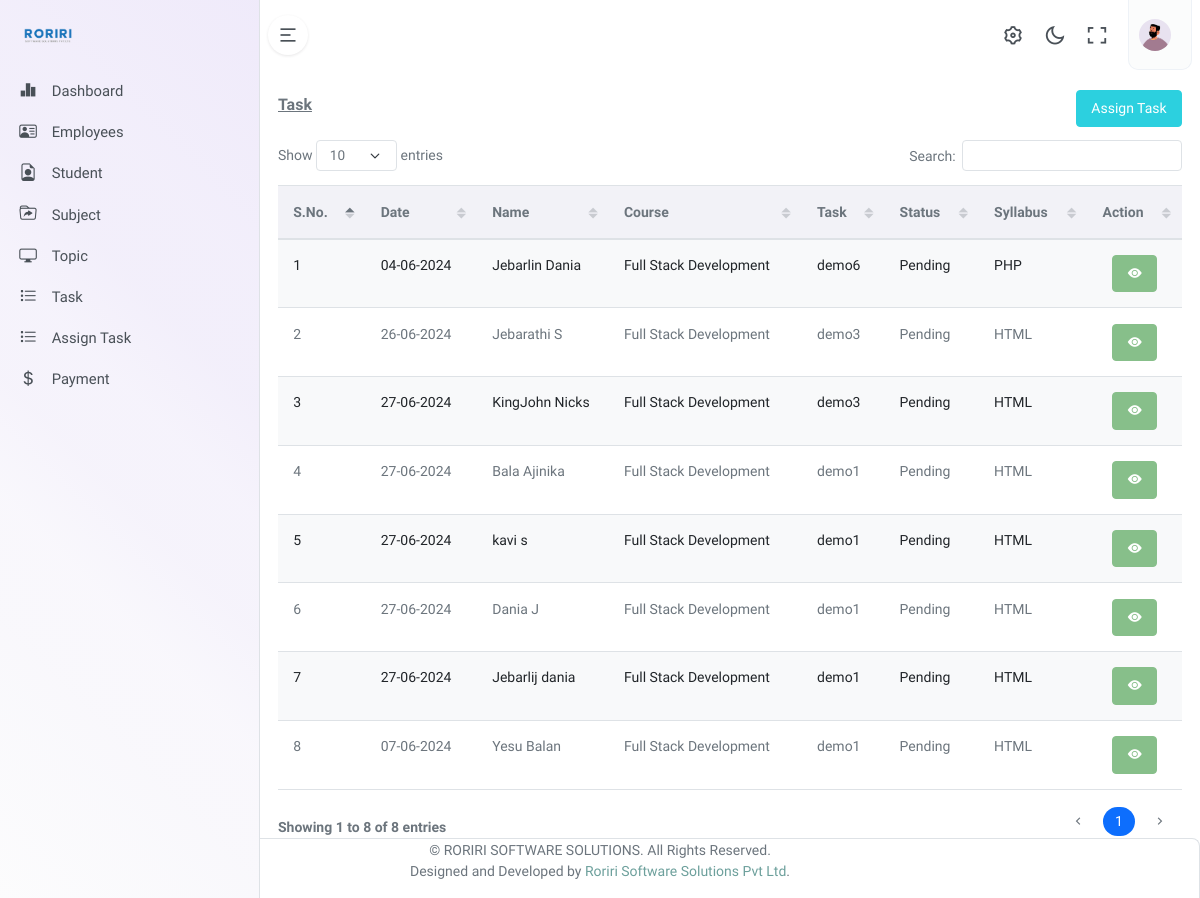
/task.php, run on the app's committed database.
### tables this page shows
CREATE TABLE `task_detail` (
  `task_id` int(11) NOT NULL,
  `student_id` int(11) NOT NULL,
  `task_detail` longtext NOT NULL,
  `created_at` date NOT NULL DEFAULT current_timestamp(),
  `update_at` timestamp NOT NULL DEFAULT current_timestamp()
);

CREATE TABLE `student_tbl` (
  `stu_id` int(11) NOT NULL,
  `user_id` int(11) DEFAULT NULL,
  `entity_id` int(11) NOT NULL,
  `course_id` int(11) NOT NULL,
  `course_month` int(11) NOT NULL,
  `first_name` varchar(50) NOT NULL,
  `last_name` varchar(50) NOT NULL,
  `stu_gender` enum('Male','Female','Other') NOT NULL,
  `stu_aadhar` varchar(50) NOT NULL,
  `stu_marksheet` varchar(50) NOT NULL,
  `stu_qrcode` varchar(50) NOT NULL,
  `stu_blood_group` varchar(10) NOT NULL,
  `stu_cast` varchar(20) NOT NULL,
  `stu_religion` varchar(20) NOT NULL,
  `stu_mother_tongue` varchar(50) NOT NULL,
  `stu_native` varchar(50) NOT NULL,
  `stu_image` varchar(50) NOT NULL,
  `registration_date` date NOT NULL,
  `stu_status` enum('Active','Inactive') NOT NULL DEFAULT 'Active',
  `stu_created_date` datetime NOT NULL DEFAULT current_timestamp(),
  `stu_updated_date` timestamp NOT NULL DEFAULT current_timestamp() ON UPDATE current_timestamp(),
  `client_id` int(11) NOT NULL
);

CREATE TABLE `course_tbl` (
  `course_id` int(11) NOT NULL,
  `entity_id` int(11) NOT NULL,
  `course_name` varchar(50) NOT NULL,
  `course_fees_3` int(11) NOT NULL,
  `course_fees_6` int(11) NOT NULL,
  `course_fees_12` int(11) NOT NULL,
  `course_status` enum('Active','Inactive') NOT NULL DEFAULT 'Active',
  `course_created_date` datetime NOT NULL
);

CREATE TABLE `task_tbl` (
  `task_id` int(11) NOT NULL,
  `course_id` int(11) NOT NULL,
  `syllabus_id` int(11) NOT NULL,
  `task_name` longtext NOT NULL,
  `task_status` enum('Active','Inactive') NOT NULL DEFAULT 'Active',
  `task_created_date` datetime NOT NULL DEFAULT current_timestamp()
);

CREATE TABLE `syllabus_tbl` (
  `syllabus_id` int(11) NOT NULL,
  `entity_id` int(11) NOT NULL,
  `course_id` int(11) NOT NULL,
  `syllabus_name` varchar(50) NOT NULL,
  `syllabus_created_date` datetime NOT NULL DEFAULT current_timestamp(),
  `syllabus_updated_date` timestamp NOT NULL DEFAULT current_timestamp() ON UPDATE current_timestamp(),
  `syllabus_status` enum('Active','Inactive') NOT NULL DEFAULT 'Active'
);

### class.php (called while the page is built, shortened)
<?php
function getsyllabusName($syllabusId) {
    global $conn;
    $syllabusId = mysqli_real_escape_string($conn, $syllabusId);
    $query = "SELECT `syllabus_name` FROM `syllabus_tbl` WHERE syllabus_id ='$syllabusId';";
    $result = $conn->query($query);
    if ($result) {
        $row = $result->fetch_assoc();
        if ($row) {
            return $row['syllabus_name'];
        } else {
            return "Syllabus not found";
        }
    } else {
        return "Query failed: " . $conn->error;
    }
}
  function gettaskName($taskId) {
    global $conn;
    $taskId = mysqli_real_escape_string($conn, $taskId);
    $task_query = "SELECT * FROM `task_tbl` WHERE task_id ='$taskId';";
    $task_result = $conn->query($task_query);
    if ($task_result) {
        $task_row = $task_result->fetch_assoc();
        if ($task_row) {
            return $task_row['task_name'];
        } else {
            return "Task not found";
        }
    } else {
        return "Query failed: " . $conn->error;
    }
}
  function getStudentName($studentId) {
    global $conn;
    $studentId = mysqli_real_escape_string($conn, $studentId);
    $student_query = "SELECT first_name,last_name FROM `student_tbl` WHERE stu_id ='$studentId' AND entity_id=3;";
    $student_result = $conn->query($student_query);
    if ($student_result) {
        $student_row = $student_result->fetch_assoc();
        if ($student_row) {
            $first_name = $student_row['first_name'];
            $last_name =$student_row['last_name'];
            $name =$first_name ." ".$last_name ;
            return $name;
        } else {
            return "Student not found";
        }
    } else {
        return "Query failed: " . $conn->error;
    }
}
  function getCourseName($courseId) {
    global $conn;
    $courseId = mysqli_real_escape_string($conn, $courseId);
    $course_query = "SELECT `course_name` FROM `course_tbl` WHERE course_id ='$courseId' AND entity_id=3";
    $course_result = $conn->query($course_query);
    if ($course_result) {
        $course_row = $course_result->fetch_assoc();
        if ($course_row) {
            return $course_row['course_name'];
        } else {
            return "Course not found";
        }
    } else {
        return "Query failed: " . $conn->error;
    }
}
?>

### task.php (the view, shortened to what this page needs)
<?php
    include("db/dbConnection.php");
    $selQuery = "SELECT a.*, b.*
FROM task_detail AS a
LEFT JOIN student_tbl AS b ON a.student_id = b.stu_id
WHERE b.stu_status = 'Active'
  AND b.entity_id = 3";
    $resQuery = mysqli_query($conn , $selQuery);
    $printedStudents = [];
?>
<!DOCTYPE html>
<html lang="en">
<?php include("head.php"); ?>
<body>
    <div class="wrapper">
        <?php include("top.php") ?>
        <div class="leftside-menu">
        <?php include("left.php"); ?>
        </div>
        <div class="content-page">
            <div class="content">
                <div class="container-fluid" id="StuContent">
                    <div class="row">
                        <div class="col-12">
                            <div class="bg-flower-2">
                                <img src="assets/images/flowers/img-1.png">
                            </div>
                            <div class="page-title-box">
                                <div class="page-title-right">
                                    <div class="d-flex flex-wrap gap-2">
                                        <button type="button" id="assignTaskBtnForm" class="btn btn-info" data-bs-toggle="modal" data-bs-target="#assignModal">
                                             Assign Task
                                        </button>
                                    </div>
                                </div>
                                <h4 class="page-title">Task</h4>
                            </div>
                        </div>
             <?php include("assignTask.php"); ?>
             <?php include("class.php"); ?>
             <table id="scroll-horizontal-datatable" class="table table-striped w-100 nowrap">
    <thead>
        <tr class="bg-light">
            <th scope="col-1">S.No.</th>
            <th scope="col">Date</th>
            <th scope="col-1">Name</th>
            <th scope="col">Course</th>
            <th scope="col">Task</th>
            <th scope="col">Status</th>
            <th scope="col">Syllabus</th>
            <th scope="col">Action</th>
        </tr>
    </thead>
    <tbody>
        <?php
        $serialNumber = 1;
        while ($row = mysqli_fetch_assoc($resQuery)):
            $student_id = $row['student_id'];
            if (in_array($student_id, $printedStudents)) {
                continue;
            }
            $jsonData = $row['task_detail'];
            $tasks = json_decode($jsonData, true);
            foreach ($tasks as $task_id => $task) {
                $courseId = htmlspecialchars($task['course_id']);
                $syllabusId = htmlspecialchars($task['syllabus_id']);
                $taskNameId = htmlspecialchars($task['taskName_id']);
                $status = htmlspecialchars($task['status']);
                $start_date = htmlspecialchars($task['start_date']);
                $date_only = date('d-m-Y', strtotime($start_date));
                if ($status === 'Pending') {
                    $printedStudents[] = $student_id;
        ?>
        <tr>
            <td><?php echo $serialNumber; $serialNumber++; ?></td>
            <td id="start_date-<?php echo $task_id;?>"><?php echo $date_only; ?></td>
            <td id="stuName_<?php echo $task_id; ?>"><?php echo getStudentName($student_id); ?></td>
            <td id="courName_<?php echo $task_id; ?>"><?php echo getCourseName($courseId); ?></td>
            <td id="taskName_<?php echo $task_id; ?>"><?php echo getTaskName($taskNameId); ?></td>
            <td><?php echo $status; ?></td>
            <td id="syllName_<?php echo $task_id; ?>"><?php echo getSyllabusName($syllabusId); ?></td>
            <td style="text-align: center;">
                <button class="btn btn-circle btn-success text-white modalBtn" title="View" onclick="goViewAssignTask(<?php echo $student_id; ?>);"><i class="bi bi-eye-fill"></i></button>
            </td>
        </tr>
        <?php
                    break;
                }
            }
        endwhile;
        ?>
    </tbody>
</table>
                  </div>
                            </div>
                        </div>
                    </div>
            <?php include("footer.php") ?>
</body>
</html>

### head.php (shortened to what this page needs)
<head>
    <link href="assets/vendor/datatables.net-bs5/css/dataTables.bootstrap5.min.css" rel="stylesheet" type="text/css" />
    <link href="assets/vendor/datatables.net-responsive-bs5/css/responsive.bootstrap5.min.css" rel="stylesheet" type="text/css" />
    <link href="assets/vendor/datatables.net-fixedcolumns-bs5/css/fixedColumns.bootstrap5.min.css" rel="stylesheet" type="text/css" />
    <link href="assets/vendor/datatables.net-fixedheader-bs5/css/fixedHeader.bootstrap5.min.css" rel="stylesheet" type="text/css" />
    <link href="assets/vendor/datatables.net-buttons-bs5/css/buttons.bootstrap5.min.css" rel="stylesheet" type="text/css" />
    <link href="assets/vendor/datatables.net-select-bs5/css/select.bootstrap5.min.css" rel="stylesheet" type="text/css" />
    <link rel="stylesheet" href="https://cdn.jsdelivr.net/npm/sweetalert2@11/dist/sweetalert2.min.css">
    <link href="https://stackpath.bootstrapcdn.com/bootstrap/4.5.2/css/bootstrap.min.css" rel="stylesheet">
    <link href="https://stackpath.bootstrapcdn.com/bootstrap/5.1.3/css/bootstrap.min.css" rel="stylesheet">
    <link href="assets/css/app.min.css" rel="stylesheet" type="text/css" id="app-style" />
    <link href="assets/css/icons.min.css" rel="stylesheet" type="text/css" />
</head>

### top.php (shortened to what this page needs)
<div class="navbar-custom">
                <div class="topbar container-fluid">
                    <div class="d-flex align-items-center gap-lg-2 gap-1">
                        <button class="button-toggle-menu">
                            <i class="ri-menu-2-fill"></i>
                        </button>
                    </div>
                    <ul class="topbar-menu d-flex align-items-center gap-3">
                        <li class="d-none d-sm-inline-block">
                            <a class="nav-link" data-bs-toggle="offcanvas" href="#theme-settings-offcanvas">
                                <i class="ri-settings-3-line fs-22"></i>
                            </a>
                        </li>
                        <li class="d-none d-sm-inline-block">
                            <div class="nav-link" id="light-dark-mode">
                                <i class="ri-moon-line fs-22"></i>
                            </div>
                        </li>
                        <li class="d-none d-md-inline-block">
                            <a class="nav-link" href="" data-toggle="fullscreen">
                                <i class="ri-fullscreen-line fs-22"></i>
                            </a>
                        </li>
                        <li class="dropdown">
                            <a class="nav-link dropdown-toggle arrow-none nav-user px-2" data-bs-toggle="dropdown" href="#" role="button" aria-haspopup="false" aria-expanded="false">
                                <span class="account-user-avatar">
                                    <img src="assets/images/users/avatar-1.jpg" alt="user-image" width="32" class="rounded-circle">
                                </span>
                            </a>
                        </li>
                    </ul>
                </div>
            </div>

### left.php (shortened to what this page needs)
                <a href="index.html" class="logo logo-dark">
                    <span class="logo-lg">
                        <img src="assets/images/logo-dark.png" alt="dark logo">
                    </span>
                </a>
                <div class="h-100" id="leftside-menu-container" data-simplebar>
                    <ul class="side-nav">
<li class="side-nav-item">
    <a href="index.php" class="side-nav-link">
        <i class="ri-bar-chart-2-fill"></i>
        <span> Dashboard</span>
    </a>
</li>
<li class="side-nav-item">
    <a href="employee.php" class="side-nav-link">
        <i class="bi bi-person-vcard"></i>
        <span> Employees </span>
    </a>
</li>
<li class="side-nav-item">
    <a href="student.php" class="side-nav-link">
    <i class="bi bi-file-earmark-person"></i>
        <span> Student </span>
    </a>
</li>
<li class="side-nav-item">
    <a href="syllabus.php" class="side-nav-link">
    <i class="bi bi-folder-symlink"></i>
        <span> Subject  </span>
    </a>
</li>
<li class="side-nav-item">
    <a href="topic.php" class="side-nav-link">
    <i class="bi bi-display"></i>
        <span> Topic  </span>
    </a>
</li>
<li class="side-nav-item">
    <a href="newTask.php" class="side-nav-link">
    <i class="bi bi-list-task"></i>
        <span> Task  </span>
    </a>
</li>
<li class="side-nav-item">
    <a href="task.php" class="side-nav-link">
    <i class="bi bi-list-task"></i>
        <span> Assign Task  </span>
    </a>
</li>
<li class="side-nav-item">
    <a href="payment.php" class="side-nav-link">
        <i class="bi bi-currency-dollar"></i>
        <span> Payment </span>
    </a>
</li>
</ul>
                </div>

### assignTask.php (shortened to what this page needs)
</div>

### footer.php
<footer class="footer">
                    <div class="container-fluid">
                        <div class="row">
                            <div class="col-md-12">
                                <center>
                                <p>&copy; RORIRI SOFTWARE SOLUTIONS. All Rights Reserved. <br />Designed and Developed by <a href="#">Roriri Software Solutions Pvt Ltd</a>.</p>
                                </center>
                            </div>
                        </div>
                    </div>
                </footer>

### data on the page
task_detail: date_only "04-06-2024", student.last_name "Jebarlin Dania", course_tbl.course_name "Full Stack Development", task_tbl.task_name "demo6", status "Pending", syllabus_tbl.syllabus_name "PHP"
task_detail: student.last_name "Jebarathi S"
task_detail: date_only "26-06-2024", student_tbl.course_id "Full Stack Development", task_tbl.task_name "demo3", status "Pending", syllabus_tbl.syllabus_name "HTML", created_at "27-06-2024", task_tbl.task_name "demo1"
task_detail: student.last_name "KingJohn Nicks"
task_detail: student.last_name "Bala Ajinika"
task_detail: student.last_name "kavi s"
task_detail: student.last_name "Dania J"
task_detail: student.last_name "Jebarlij dania"
task_detail: date_only "07-06-2024", student.last_name "Yesu Balan", course_tbl.course_name "Full Stack Development", task_tbl.task_name "demo1", status "Pending", syllabus_tbl.syllabus_name "HTML"
